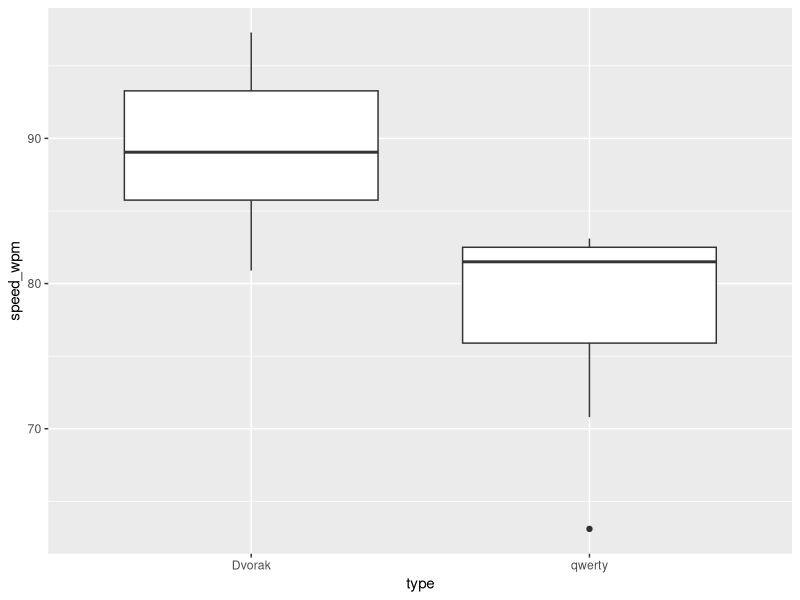
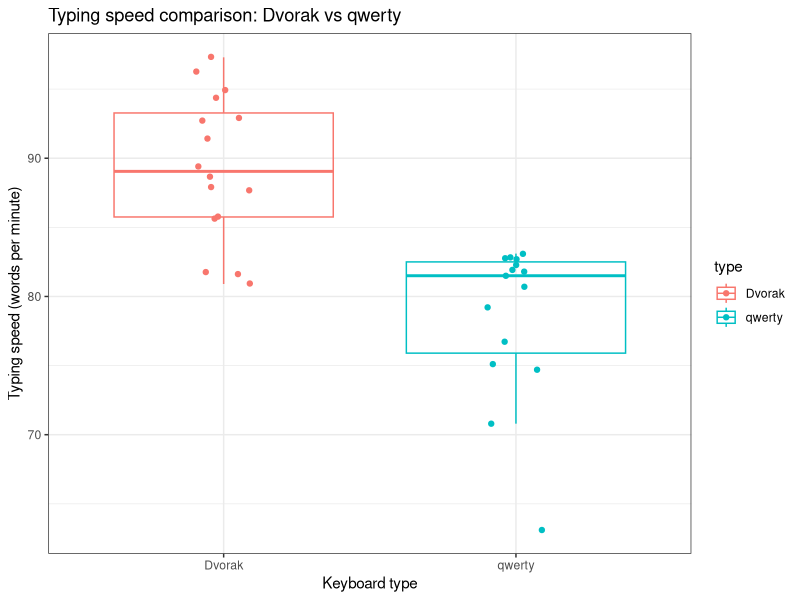

The R script that drew these images, in order:
## ----libraries, message=FALSE, warning=FALSE, cache=FALSE-------------------------------------------------------------
library("tidyverse")


## ----set_seed, echo=FALSE---------------------------------------------------------------------------------------------
set.seed(2)




## ----echo=TRUE, size = 'scriptsize'-----------------------------------------------------------------------------------
keyboard <- read.csv("keyboard.csv")
t.test(speed_wpm ~ type, data = keyboard)


## ----echo = TRUE, fig.height=2.4--------------------------------------------------------------------------------------
library("ggplot2") # use install.packages("ggplot2") to install this package

ggplot(keyboard, aes(type, speed_wpm)) + geom_boxplot()


## ----R-boxplot, echo = TRUE, eval=FALSE-------------------------------------------------------------------------------
## ggplot(keyboard, aes(type, speed_wpm, color = type)) +
##   geom_jitter(width = 0.1) +
##   geom_boxplot(outlier.shape = NA, fill = NA) +
##   labs(x = "Keyboard type",
##        y = "Typing speed (words per minute)",
##        title = "Typing speed comparison: Dvorak vs qwerty") +
##   theme_bw()


## ----fig.height=3.4---------------------------------------------------------------------------------------------------
ggplot(keyboard, aes(type, speed_wpm, color = type)) +
  geom_jitter(width = 0.1) +
  geom_boxplot(outlier.shape = NA, fill = NA) +
  labs(x = "Keyboard type",
       y = "Typing speed (words per minute)",
       title = "Typing speed comparison: Dvorak vs qwerty") +
  theme_bw()

